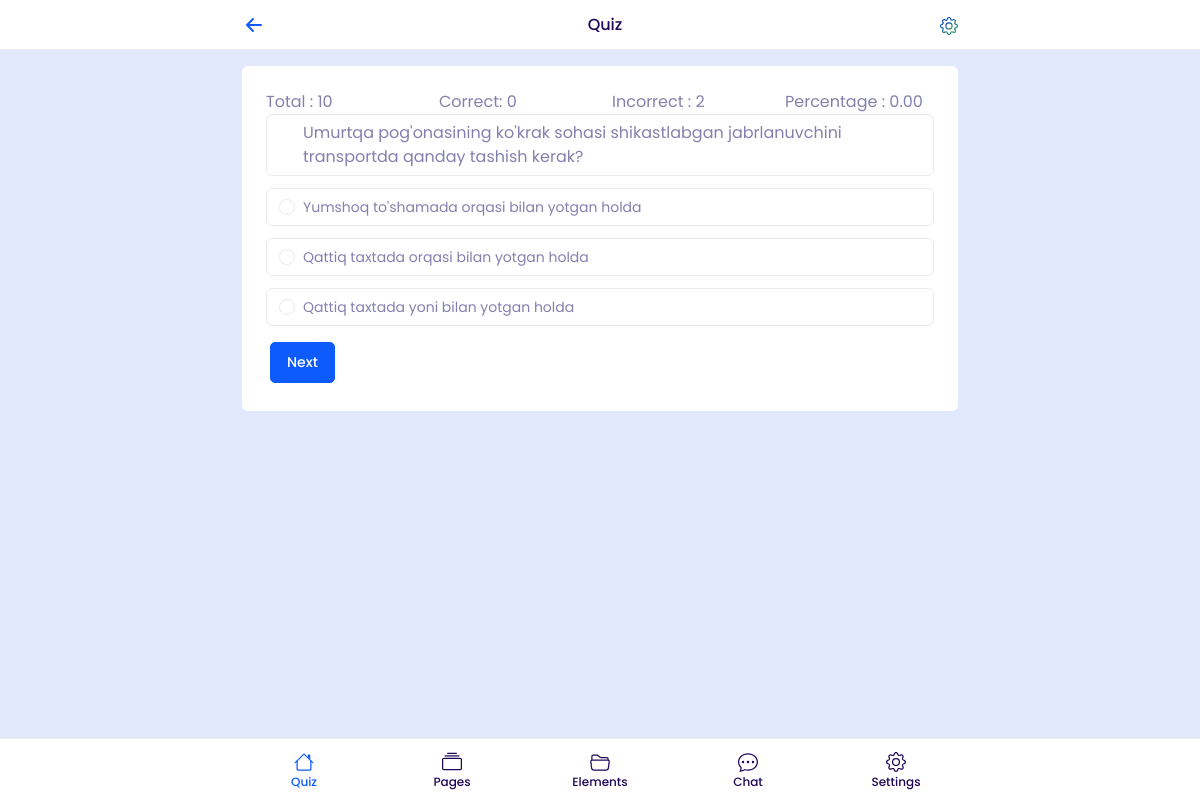
Page /question/ (signed in) on the committed database.
### main/models.py (models this page shows, shortened)
class Quizs(models.Model):
    participant = models.ForeignKey(User, on_delete=models.CASCADE, related_name='quizs_user', null=True)
    date = models.DateTimeField(auto_now_add=True)
    quantity = models.SmallIntegerField(default=0)
    true = models.SmallIntegerField(default=0)
    false = models.SmallIntegerField(default=0)
    percentage = models.DecimalField(max_digits=5, decimal_places=2, default=0)
    is_finished = models.BooleanField(default=False)

class AnswersOfParticipant(models.Model):
    quiz = models.ForeignKey(Quizs, on_delete=models.CASCADE, related_name='answer_quizs', null=True)
    question = models.ForeignKey(Questions, on_delete=models.CASCADE, related_name='answer_que', null=True)
    answer = models.ForeignKey(Answers, on_delete=models.CASCADE, related_name='answer_ques', null=True, blank=True)

class Questions(models.Model):
    image = models.ImageField(upload_to='images', null=True, blank=True)
    question = models.TextField(max_length=900)

class Answers(models.Model):
    question = models.ForeignKey(Questions, on_delete=models.CASCADE, related_name="ans_que", null=True)
    answer = models.TextField(max_length=900)
    status = models.BooleanField(default=False)

### main/views.py (the view)
# urls.py: path('question/', question),
@login_required()
def question(request):
    if request.method == "POST":
        question = request.POST['question']
        answer = request.POST['answer']
        que = AnswersOfParticipant.objects.get(id=question)
        ans = Answers.objects.get(id=answer)
        que.answer=ans
        que.save()
        if ans.status:
            que.quiz.true += 1
        else:
            que.quiz.false += 1
        que.quiz.percentage = (que.quiz.true / que.quiz.quantity)*100
        que.quiz.save()
        return redirect('/question/')
    else:
        question = AnswersOfParticipant.objects.filter(quiz__participant=request.user, answer=None).first()
        if question is not None:
            items = list(question.question.ans_que.all())
            random_items = random.sample(items, len(question.question.ans_que.all()))
            return render(request, 'question.html', {'question':question, 'answers':random_items, 'quiz':question.quiz})
        else:
            quiz = Quizs.objects.get(participant=request.user, is_finished=False)
            quiz.is_finished=True
            quiz.save()
            return redirect('/')

### templates/question.html (shortened to what this page needs)
{% extends 'base.html' %}
{% block content %}
    <div class="page-content-wrapper py-3">
      <div class="container">
        <div class="card">
          <div class="card-body">
            <div class="language-area-wrapper">
              <form action="#" method="POST">
                <ul class="ps-0 language-lists">
                  <div class="row">
                    <div class="col-3">
                      Total : {{quiz.quantity}}
                    </div>
                    <div class="col-3">
                      Correct: {{quiz.true}}
                    </div>
                    <div class="col-3">
                      Incorrect : {{quiz.false}}
                    </div>
                    <div class="col-3">
                      Percentage : {{quiz.percentage}}
                    </div>
                  </div>
                  <li>
                    <div class="form-check">
                      {{ question.question.question }}
                    </div>
                  </li>
                  {% for a in answers %}
                    <li>
                      <div class="form-check">
                        <input class="form-check-input" type="radio" name="answer" value="{{ a.id }}" id="{{a.id}}">
                        <label class="form-check-label" for="{{a.id}}">{{ a.answer }}</label>
                      </div>
                    </li>
                  {% endfor %}
                  <input type="submit" value="Next" class="btn m-1 btn-primary">
                  </ul>
              </form>
            </div>
          </div>
        </div>
      </div>
    </div>
{% endblock content %}

### rows in the picture
Quizs: quantity "10", true "0", false "2", percentage "0.00"
AnswersOfParticipant: question.question "Umurtqa pog'onasining ko'krak sohasi shikastlabgan jabrlanuvchini transportda qanday tashish kerak?"
Answers: answer "Yumshoq to'shamada orqasi bilan yotgan holda"
Answers: answer "Qattiq taxtada orqasi bilan yotgan holda"
Answers: answer "Qattiq taxtada yoni bilan yotgan holda"
